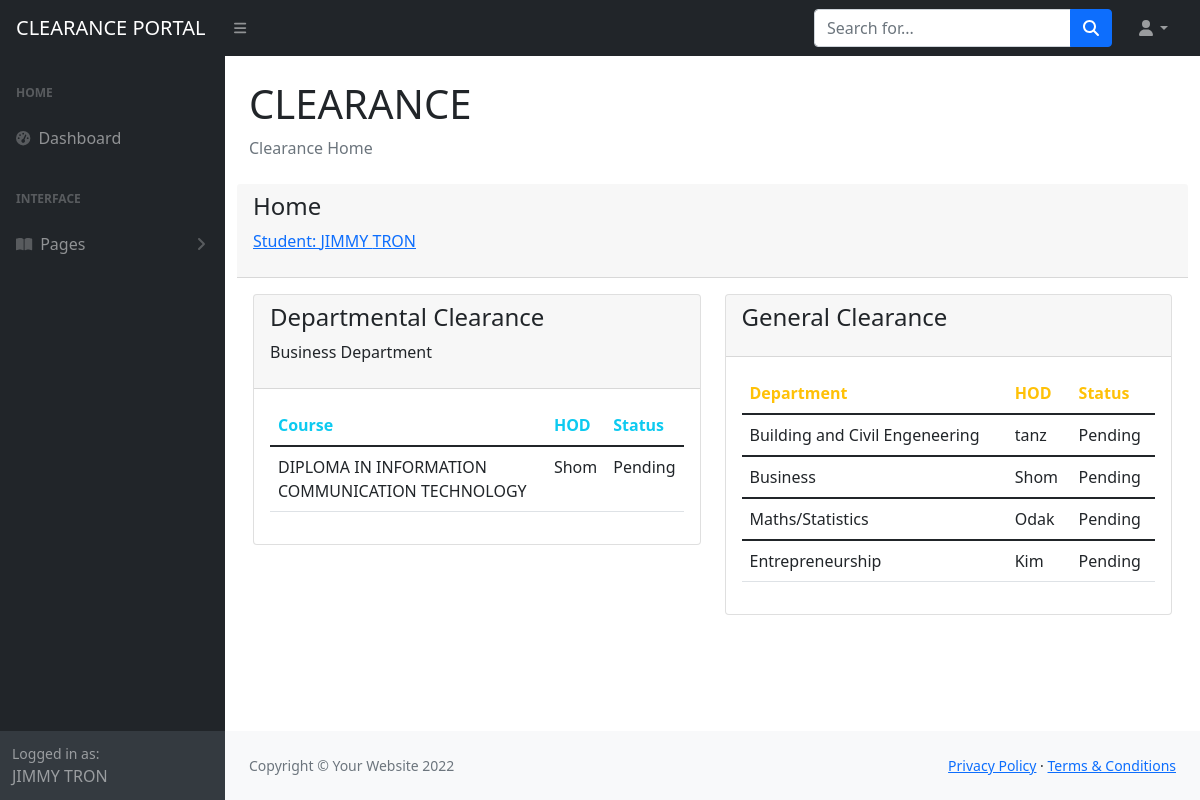
Screenshot of / (signed in) with the database file from the repository.
### students/models.py (models this page shows, shortened)
class Profile(models.Model):
    user = models.OneToOneField(User, on_delete=models.CASCADE)
    image = models.ImageField(default='default.jpg', upload_to='profile_pics')
    department = models.ForeignKey(Department, on_delete=models.CASCADE)
    course = models.ForeignKey(Course, on_delete=models.CASCADE)
    Adm_no =models.CharField(max_length=100)

### clearance/models.py (models this page shows, shortened)
class Department(models.Model):
    department = models.CharField(max_length=100)
    hod = models.OneToOneField(User, on_delete=models.CASCADE)
    def __str__(self):
        return self.department

class Course(models.Model):
    course = models.CharField(max_length=100)
    department = models.ForeignKey(Department, on_delete=models.CASCADE)
    def __str__(self):
        return self.course

class Request(models.Model):
    Pending="Pending"
    Cleared="Cleared"
    Declined="Declined"
    STATUS = (
    (Pending,"Pending"),
    (Cleared,"Cleared"),
    (Declined,"Declined")
     )
    request = models.CharField(default="Clearance Request", max_length=100)
    departments = models.ManyToManyField(Department)
    date_posted = models.DateTimeField(default=timezone.now)
    student = models.ForeignKey(User, on_delete=models.CASCADE)
    status = models.CharField(choices=STATUS, default=Pending,max_length=100)

### students/views.py (the view)
# urls.py: path('', views.home, name='Student'),
def home(request):
    clearance=Request(request)
    context = {
        'title': 'Clearance Home',
        'status': clearance.status,
        'posts': Department.objects.all()
    }
    return render(request, 'students/home.html',context)

### students/templates/students/home.html (shortened to what this page needs)
{% extends "clearance/template.html" %}
{% load crispy_forms_tags%}
  {% block content%}
      <div class="card-header card-header-primary">
          <h4 class="card-title">Home </h4>
            {% if user.is_authenticated %}
              <p class="card-category">
                <a class="mr-2" href="#">Student: {{ user.first_name }} {{ user.last_name }}</a>
              </p>
            {% endif %}
      </div>
          <div class="card-body">
            <div class="row">
              <div class="col-md-6">
                {% if user.is_authenticated %}
                <div class="card">
                  <div class="card-header card-header-primary">
                    <h4 class="card-title">Departmental Clearance</h4>
                    <p class="card-category">{{ user.profile.department }} Department</p>
                  </div>
                  <div class="card-body table-responsive">
                    <table class="table table-hover">
                      <thead class="text-info">
                        <th>Course</th>
                        <th>HOD</th>
                        <th>Status</th>
                      </thead>
                      <tbody>
                        <tr>
                          <td>{{ user.profile.course }}</td>
                          <td>{{ user.profile.department.hod }}</td>
                          <td>{{status}}</td>
                        </tr>
                      </tbody>
                    </table>
                  </div>
              </div>
            </div>
          <div class="col-md-6">
            <div class="card">
                  <div class="card-header card-header-primary">
                    <h4 class="card-title">General Clearance</h4>
                  </div>
                  <div class="card-body table-responsive">
                  <table class="table table-hover">
                      <thead class="text-warning">
                        <th>Department</th>
                        <th>HOD</th>
                        <th>Status</th>
                      </thead>
                    {% for post in posts %}
                    <tbody>
                        <tr>
                          <td>{{ post.department }}</td>
                          <td>{{ post.hod }}</td>
                          <td>{{status}}</td>
                        </tr>
                    {% endfor %}
                      </tbody>
                    </table>
                  </div>
              </div>
              {% endif %}
            </div>
          </div>
  {% endblock content%}

### clearance/templates/clearance/template.html (shortened to what this page needs)
{% load static %}
<!DOCTYPE html>
<html lang="en">
    <head>
        <link href="https://cdn.jsdelivr.net/npm/simple-datatables@latest/dist/style.css" rel="stylesheet" />
        <link href= {% static "clearance/css/styles.css" %} rel="stylesheet" />
    </head>
    <body class="sb-nav-fixed">
        <nav class="sb-topnav navbar navbar-expand navbar-dark bg-dark">
            <a class="navbar-brand ps-3" href="#">CLEARANCE PORTAL</a>
            <button class="btn btn-link btn-sm order-1 order-lg-0 me-4 me-lg-0" id="sidebarToggle" href="#!"><i class="fas fa-bars"></i></button>
            <form class="d-none d-md-inline-block form-inline ms-auto me-0 me-md-3 my-2 my-md-0">
                <div class="input-group">
                    <input class="form-control" type="text" placeholder="Search for..." aria-label="Search for..." aria-describedby="btnNavbarSearch" />
                    <button class="btn btn-primary" id="btnNavbarSearch" type="button"><i class="fas fa-search"></i></button>
                </div>
            </form>
            <ul class="navbar-nav ms-auto ms-md-0 me-3 me-lg-4">
                <li class="nav-item dropdown">
                    <a class="nav-link dropdown-toggle" id="navbarDropdown" href="#" role="button" data-bs-toggle="dropdown" aria-expanded="false"><i class="fas fa-user fa-fw"></i></a>
                </li>
            </ul>
        </nav>
        <div id="layoutSidenav">
            <div id="layoutSidenav_nav">
                <nav class="sb-sidenav accordion sb-sidenav-dark" id="sidenavAccordion">
                    <div class="sb-sidenav-menu">
                        <div class="nav">
                            <div class="sb-sidenav-menu-heading">Home</div>
                            <a class="nav-link" href="index.html">
                                <div class="sb-nav-link-icon"><i class="fas fa-tachometer-alt"></i></div>
                                Dashboard
                            </a>
                            <div class="sb-sidenav-menu-heading">Interface</div>
                            <a class="nav-link collapsed" href="#" data-bs-toggle="collapse" data-bs-target="#collapsePages" aria-expanded="false" aria-controls="collapsePages">
                                <div class="sb-nav-link-icon"><i class="fas fa-book-open"></i></div>
                                Pages
                                <div class="sb-sidenav-collapse-arrow"><i class="fas fa-angle-down"></i></div>
                            </a>
                        </div>
                    </div>
                {% if user.is_authenticated %}
                    <div class="sb-sidenav-footer">
                        <div class="small">Logged in as:</div>
                        {{ user.first_name }} {{ user.last_name }}
                    </div>
                {% else %}
                    <div class="sb-sidenav-footer">
                        <div class="small">TKNP CLEARANCE PORTAL</div>
                    </div>
                {% endif %}
                </nav>
            </div>
            <div id="layoutSidenav_content">
                <main>
                    <div class="container-fluid px-4">
                        <h1 class="mt-4">CLEARANCE</h1>
                        <ol class="breadcrumb mb-4">
                            <li class="breadcrumb-item active">{{ title }}</li>
                        </ol>
                        <div class="row">
                            {% block content %} {% endblock %}
                        </div>
                    </div>
                </main>
                <footer class="py-4 bg-light mt-auto">
                    <div class="container-fluid px-4">
                        <div class="d-flex align-items-center justify-content-between small">
                            <div class="text-muted">Copyright &copy; Your Website 2022</div>
                            <div>
                                <a href="#">Privacy Policy</a>
                                &middot;
                                <a href="#">Terms &amp; Conditions</a>
                            </div>
                        </div>
                    </div>
                </footer>
            </div>
        </div>
    </body>
</html>

### rows the page displays
Department: department "Building and Civil Engeneering", hod "tanz"
Department: department "Business", hod "Shom"
Department: department "Maths/Statistics", hod "Odak"
Department: department "Entrepreneurship", hod "Kim"

### other values shown
{{ user.first_name }} "JIMMY"
{{ user.last_name }} "TRON"
{{ title }} "Clearance Home"
{{ user.profile.department }} "Business"
{{ user.profile.course }} "DIPLOMA IN INFORMATION COMMUNICATION TECHNOLOGY"
{{ user.profile.department.hod }} "Shom"
